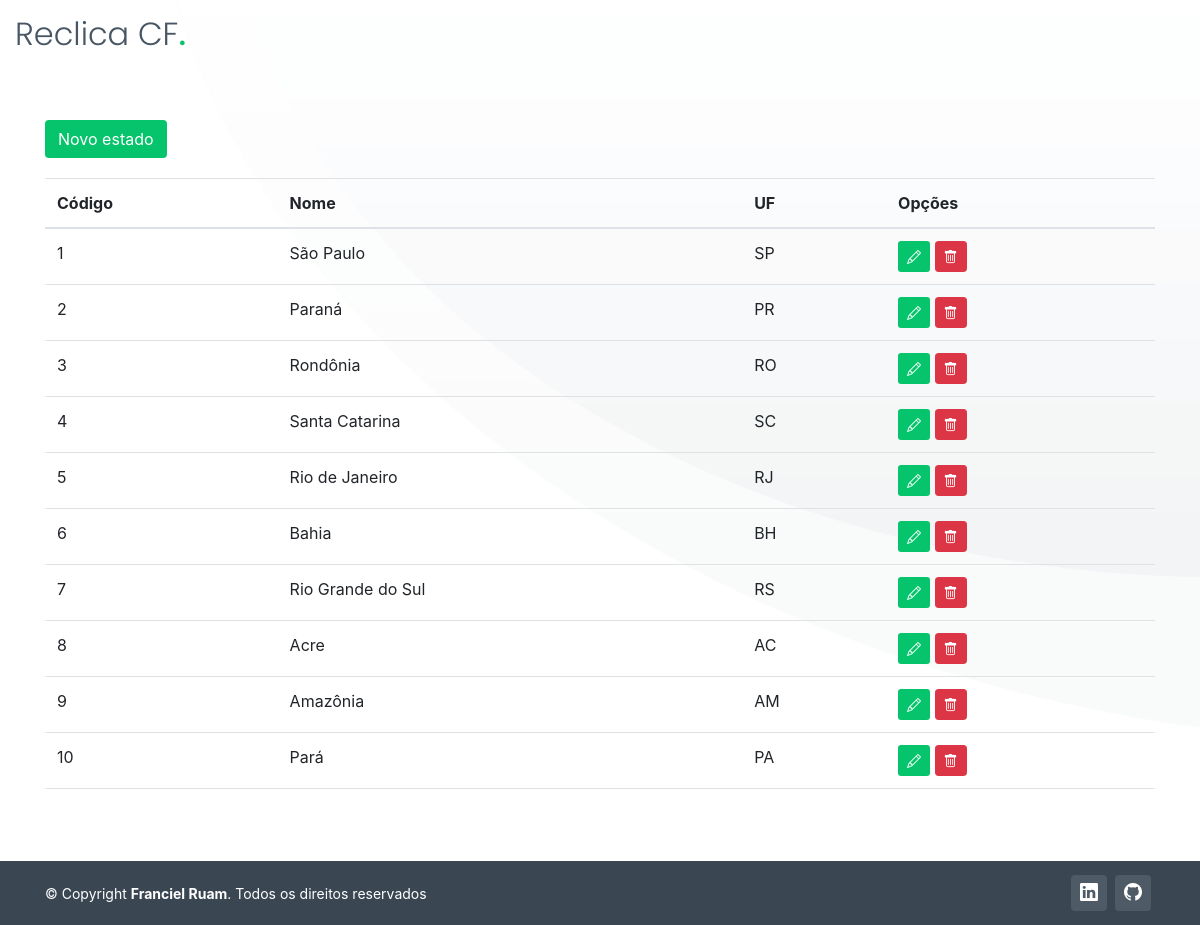
Page /listar/estados/ (signed in) on the committed database.
### cadastro/models.py (models this page shows, shortened)
class Estado(models.Model):
    nome = models.CharField(max_length=100, unique=True, verbose_name="Estado")
    uf = models.CharField(max_length=2, unique=True, verbose_name="UF")

### cadastro/views.py (the view)
# urls.py: path('listar/estados/', EstadoList.as_view(), name='listar-estado'),
class EstadoList(GroupRequiredMixin, LoginRequiredMixin, ListView):
    model = Estado
    group_required = u"Administrador"
    template_name = "cadastro/listas/estados.html"

### cadastro/templates/cadastro/listas/estados.html (shortened to what this page needs)
{% extends 'paginas/modelo.html' %}
{% load static %}
{% block conteudo2 %}
<div id="hero-animated" class="hero-animated">
    <div class="container">
        <a href="{% url 'cadastrar-estado' %}" class="btn btn-success float-left"
            style="margin-bottom: 20px; background-color: #05c46b; border-color: transparent;">
            Novo estado
        </a>
        <div class="table-responsive">
            <table class="table">
                <thead>
                    <tr>
                        <th>Código</th>
                        <th>Nome</th>
                        <th>UF</th>
                        <th>Opções</th>
                    </tr>
                </thead>
                <tbody>
                    {% for obj in object_list %}
                    <tr>
                        <td>{{ obj.pk }}</td>
                        <td>{{ obj.nome }}</td>
                        <td>{{ obj.uf }}</td>
                        <td>
                            <a href="{% url 'editar-estado' obj.pk %}" class="btn btn-success btn-sm" title="Editar"
                                style="background-color: #05c46b; border-color: transparent;">
                                <i class="bi bi-pencil" aria-hidden="true"></i>
                            </a>
                            <a href="{% url 'excluir-estado' obj.pk %}" class="btn btn-danger btn-sm" title="Excluir">
                                <i class="bi bi-trash" aria-hidden="true"></i>
                            </a>
                        </td>
                    </tr>
                    {% empty %}
                    <tr>
                        <td colspan="100%">Nenhum registro encontrado.</td>
                    </tr>
                    {% endfor %}
                </tbody>
            </table>
        </div>
    </div>
</div>
{% endblock %}

### static/css/variables-green.css (style rules this page uses)
:root { --font-default: 'Open Sans', system-ui, -apple-system, "Segoe UI", Roboto, "Helvetica Neue", Arial, "Noto Sans", "Liberation Sans", sans-serif, "Apple Color Emoji", "Segoe UI Emoji", "Segoe UI Symbol", "Noto Color Emoji"; --font-primary: 'Source Sans Pro', sans-serif; --font-secondary: 'Poppins', sans-serif; --color-default: #1a1f24; --color-default-rgb: 26, 31, 36; --color-links: #05c46b; --color-links-hover: #1de789; --color-primary: #05c46b; --color-primary-light: #1de789; --color-primary-dark: #01a156; --color-primary-rgb: 5, 196, 107; --color-primary-light-rgb: 29, 231, 137; --color-primary-dark-rgb: 1, 161, 86; --color-secondary: #485664; --color-secondary-light: #8f9fae; --color-secondary-dark: #3a4753; --color-secondary-rgb: 72, 86, 100; --color-secondary-light-rgb: 143, 159, 174; --color-secondary-dark-rgb: 58, 71, 83; --color-blue: #0d6efd; --color-blue-rgb: 13, 110, 253; --color-indigo: #6610f2; --color-indigo-rgb: 102, 16, 242; --color-purple: #6f42c1; --color-purple-rgb: 111, 66, 193; --color-pink: #f3268c; --color-pink-rgb: 243, 38, 140; --color-red: #df1529; --color-red-rgb: 223, 21, 4; --color-orange: #fd7e14; --color-orange-rgb: 253, 126, 20; --color-yellow: #ffc107; --color-yellow-rgb: 255, 193, 7; --color-green: #059652; --color-green-rgb: 5, 150, 82; --color-teal: #20c997; --color-teal-rgb: 32, 201, 151; --color-cyan: #0dcaf0; --color-cyan-rgb: 13, 202, 240; --color-white: #ffffff; --color-white-rgb: 255, 255, 255; --color-gray: #6c757d; --color-gray-rgb: 108, 117, 125; --color-black: #000000; --color-black-rgb: 0, 0, 0; }
:root { --bs-blue: var(--color-blue); --bs-indigo: var(--color-indigo); --bs-purple: var(--color-purple); --bs-pink: var(--color-pink); --bs-red: var(--color-red); --bs-orange: var(--color-orange); --bs-yellow: var(--color-yellow); --bs-green: var(--color-green); --bs-teal: var(--color-teal); --bs-cyan: var(--color-cyan); --bs-white: var(--color-white); --bs-gray: var(--color-gray); --bs-gray-dark: #343a40; --bs-gray-100: #f8f9fa; --bs-gray-200: #e9ecef; --bs-gray-300: #dee2e6; --bs-gray-400: #ced4da; --bs-gray-500: #adb5bd; --bs-gray-600: #6c757d; --bs-gray-700: #495057; --bs-gray-800: #343a40; --bs-gray-900: #212529; --bs-primary: var(--color-blue); --bs-secondary: var(--color-blue); --bs-success: #198754; --bs-info: #0dcaf0; --bs-warning: #ffc107; --bs-danger: #dc3545; --bs-light: #f8f9fa; --bs-dark: #212529; --bs-primary-rgb: var(--color-primary-rgb); --bs-secondary-rgb: var(--color-secondary-rgb); --bs-success-rgb: 25, 135, 84; --bs-info-rgb: 13, 202, 240; --bs-warning-rgb: 255, 193, 7; --bs-danger-rgb: 220, 53, 69; --bs-light-rgb: 248, 249, 250; --bs-dark-rgb: 33, 37, 41; --bs-white-rgb: var(--color-white-rgb); --bs-black-rgb: var(--color-black-rgb); --bs-body-color-rgb: var(--color-default-rgb); --bs-body-bg-rgb: 255, 255, 255; --bs-font-sans-serif: var(--font-default); --bs-font-monospace: SFMono-Regular, Menlo, Monaco, Consolas, "Liberation Mono", "Courier New", monospace; --bs-gradient: linear-gradient(180deg, rgba(255, 255, 255, 0.15), rgba(255, 255, 255, 0)); --bs-body-font-family: var(--font-default); --bs-body-font-size: 1rem; --bs-body-font-weight: 400; --bs-body-line-height: 1.5; --bs-body-color: var(--color-default); --bs-body-bg: #fff; }

### static/css/main.css (style rules this page uses)
html, body { margin:0; padding:0; height:100%; }
:root { scroll-behavior: smooth; }
a { color: var(--color-links); text-decoration: none; }
.hero-animated { width: 100%; min-height: 50vh; background: url("../img/hero-bg.png") center center; background-size: cover; position: relative; padding: 120px 0 60px; }

### rows in the picture
Estado: pk "1", nome "São Paulo", uf "SP"
Estado: pk "2", nome "Paraná", uf "PR"
Estado: pk "3", nome "Rondônia", uf "RO"
Estado: pk "4", nome "Santa Catarina", uf "SC"
Estado: pk "5", nome "Rio de Janeiro", uf "RJ"
Estado: pk "6", nome "Bahia", uf "BH"
Estado: pk "7", nome "Rio Grande do Sul", uf "RS"
Estado: pk "8", nome "Acre", uf "AC"
Estado: pk "9", nome "Amazônia", uf "AM"
Estado: pk "10", nome "Pará", uf "PA"
